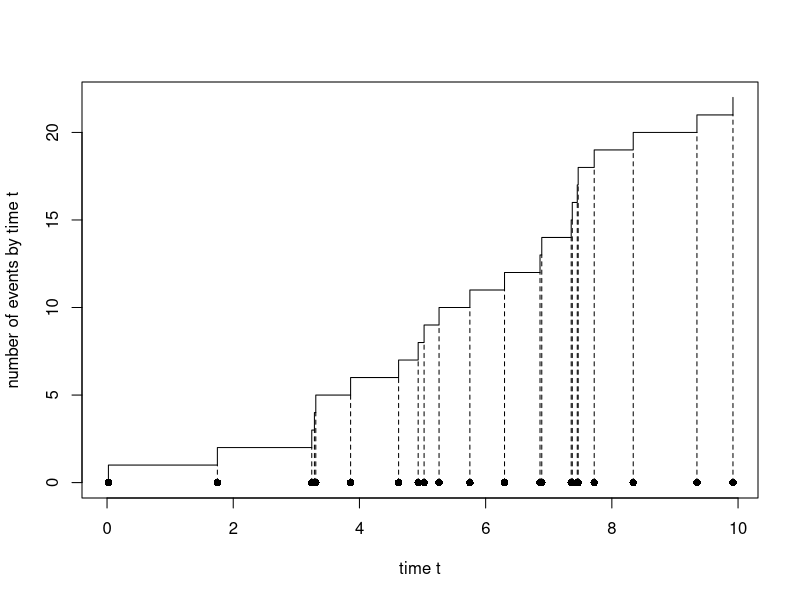
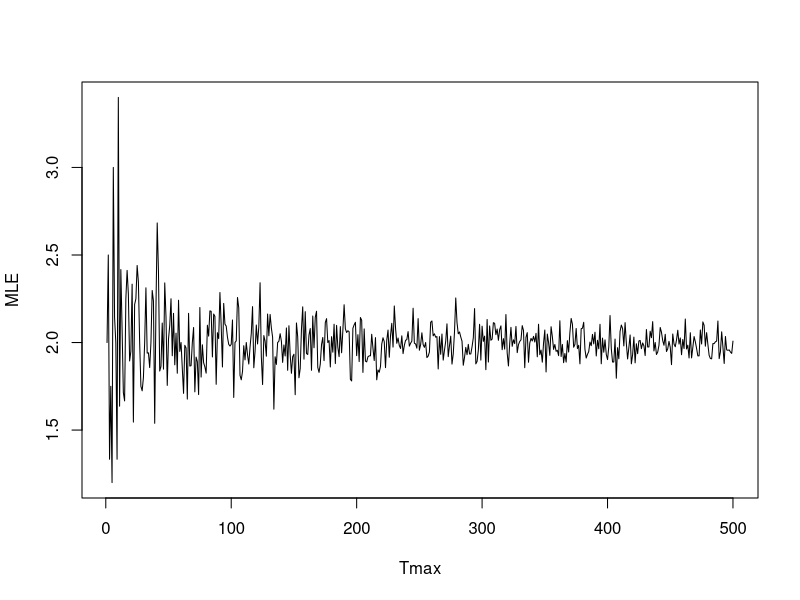
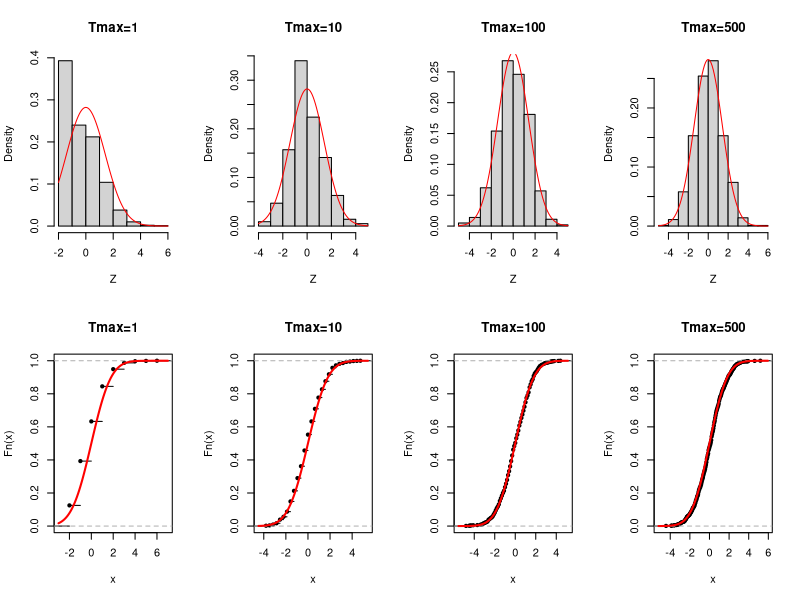
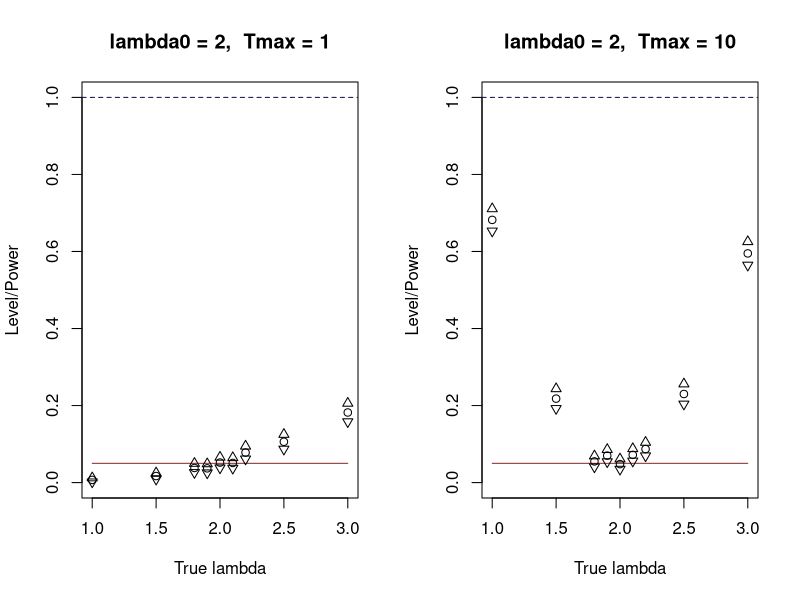
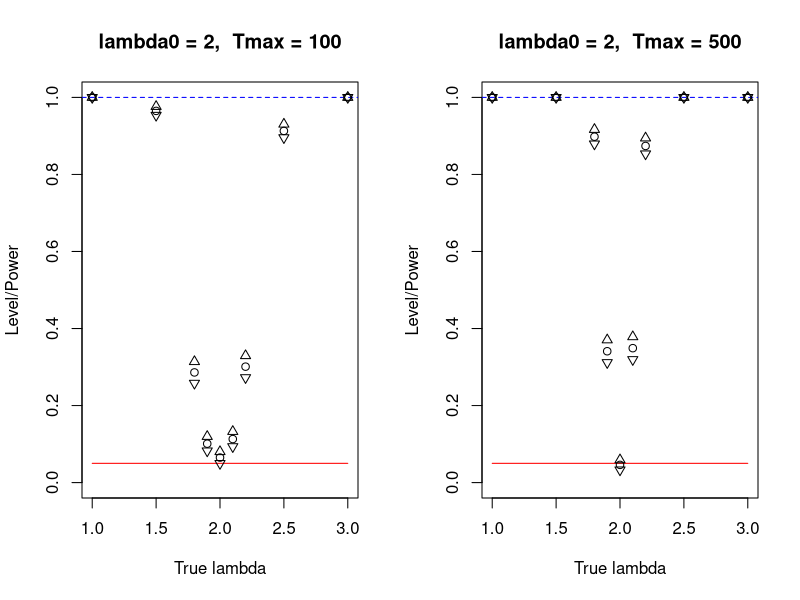
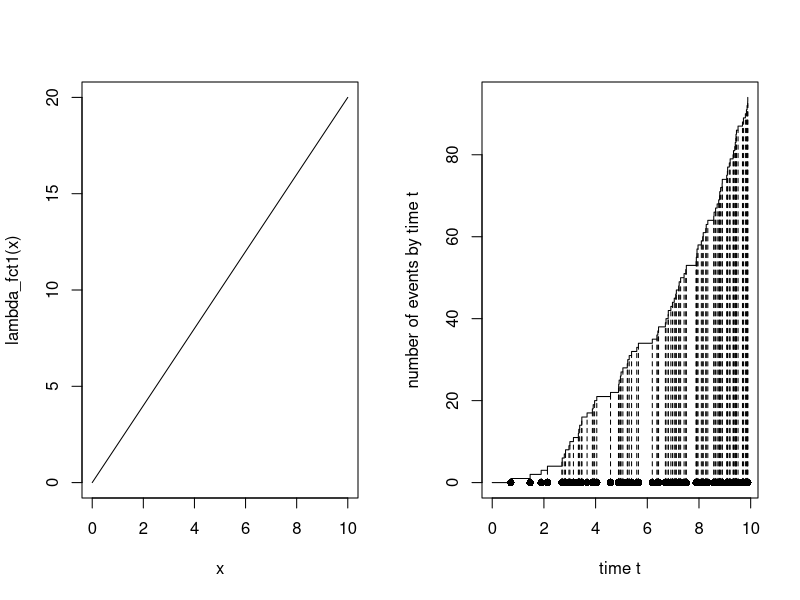
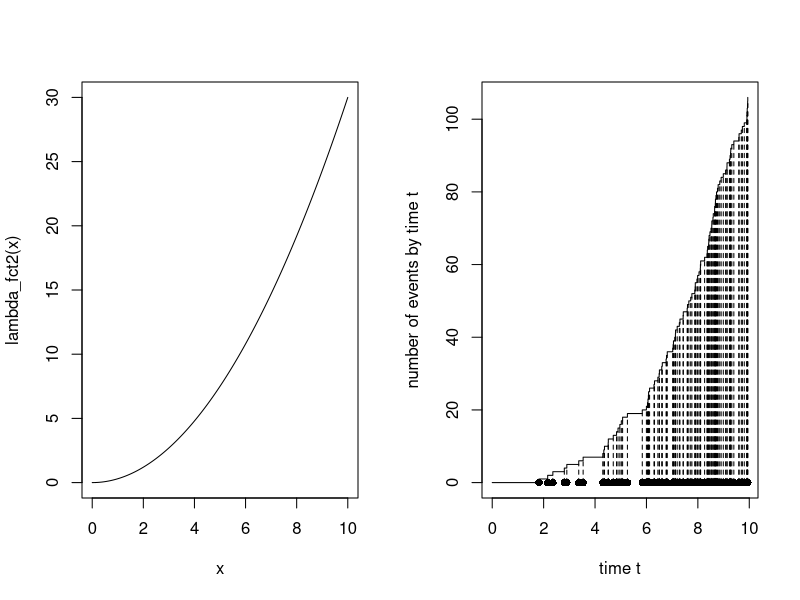
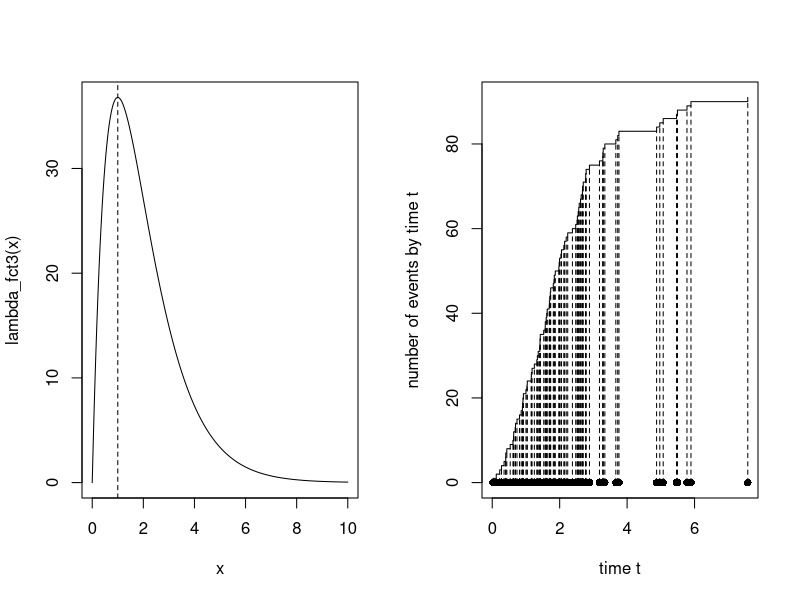

Recreate these plots in R, in order.
## ---- chunk 1
knitr::opts_chunk$set(echo = TRUE)
## ---- chunk 2
simulPPh1 <- function(lambda,Tmax)
{
  N_Tmax <- rpois(1,lambda*Tmax)
  return(sort(runif(N_Tmax,0,Tmax)))
}
## ---- chunk 3
plot.PP<- function(PP)
{
  # plot the counting process (with jumps of size 1 (starting at point (0,0))):
  plot(c(0,PP),0:length(PP),type="s",xlab="time t",ylab="number of events by time t")
  # add the arrival times on the horizontal axis: 
  points(PP,0*PP,type="p",pch=16)
  # link arrival times with the counts:
  lines(PP,0:(length(PP)-1),type="h",lty=2)
}
## ---- chunk 4
# Simulation and plot of a homogeneous Poisson process:
PPh1 = simulPPh1(lambda=2,Tmax=10)

# plot:
plot.PP(PPh1)
## ---- chunk 5
MLE1 <- function(PPh,Tmax)
{
  N_Tmax <- length(PPh)
  return(N_Tmax/Tmax)
}
## ---- chunk 6
# Application on an example:
MLE1(PPh1,10)
## ---- chunk 7
lambda = 2
Tillustr = 1:500

MLE_Tmax = list()
for(Tmax in Tillustr)
{
  MLE_Tmax = c(MLE_Tmax,MLE1(simulPPh1(lambda,Tmax),Tmax))
}

# plot:
plot(Tillustr,MLE_Tmax,type="l",xlab="Tmax",ylab="MLE")
## ---- chunk 8
lambda = 2
Tillustr = c(1,10,100,500) # possible values of Tmax
K = 1000 # number of simulations of Z for each value of Tmax


Z_Tmax = list()

# simulation of Z for each value of Tmax:
for(Tmax in Tillustr)
{
  Z=rep(0,K)
  for(k in 1:K)
  {
    pph=simulPPh1(lambda,Tmax)
    mle=MLE1(pph,Tmax)
    Z[k]=sqrt(Tmax)*(mle-lambda)
  }
  Z_Tmax[[as.character(Tmax)]] = Z
}

# plot:
par(mfrow=c(2,4))
# plot with density
for(Tmax in Tillustr)
{
  Z=Z_Tmax[[as.character(Tmax)]]
  hist(Z, freq=FALSE, main=paste("Tmax",Tmax, sep="=")) 
  curve(dnorm(x, mean=0, sd=sqrt(lambda)), col="red", add=TRUE)
}
# plot with cdf
for(Tmax in Tillustr)
{
  Z=Z_Tmax[[as.character(Tmax)]]
  plot(ecdf(Z), main=paste("Tmax",Tmax, sep="="))
  curve(pnorm(x, mean=0, sd=sqrt(lambda)), lwd=2, col="red", add=TRUE)
}
## ---- chunk 9
test1 <- function(PPh,Tmax,lambda0)
{
  MLE=MLE1(PPh,Tmax)
  Z=sqrt(Tmax/lambda0)*(MLE-lambda0)
  return(2*(1-pnorm(abs(Z))))
}
## ---- chunk 10
# Plot confidence intervals for the proportion of times alpha-level tests rejects the 
# null hypothesis "lambda=lambda0" under each true distribution lambda in TrueLambda
plot.level.power1 <- function(Tmax,lambda0,TrueLambda,alpha,nsimu)
{
  plot(range(TrueLambda),c(alpha,alpha),ylim=c(0,1),xlab="True lambda",ylab="Level/Power",
       type="l",col="red",main=paste("lambda0 = ",lambda0,",  Tmax = ",Tmax,sep=""))
  abline(1,0,lty=2,col="blue")
  
  for(lambda in TrueLambda)
  {
    # estimating the proportion under lambda in TrueLambda
    propReject=0
    for(sim in 1:nsimu){
      propReject=propReject+(test1(simulPPh1(lambda,Tmax),Tmax,lambda0) <= alpha)/nsimu
    }
  # plot the confidence intervals
  points(lambda,propReject)
  points(lambda,propReject+sqrt(abs(propReject*(1-propReject))/nsimu)*qnorm(0.975),pch=2)
  points(lambda,propReject-sqrt(abs(propReject*(1-propReject))/nsimu)*qnorm(0.975),pch=6)  
  }
}
## ---- chunk 11
# Application on an example:
alpha=0.05
nsimu=1000
lambda0=2
TrueLambda=c(1,1.5,1.8,1.9,2,2.1,2.2,2.5,3)

par(mfrow=c(1,2))
for(Tmax in c(1,10,100,500))
{
  plot.level.power1(Tmax,lambda0,TrueLambda,alpha,nsimu)
}
## ---- chunk 12
simulPPi = function(lambda_fct,Tmax,M)
{
  # simulation of a Poisson process with constant rate M
  hpp <- simulPPh1(M,Tmax)
  # simulation of the points:
  U <- runif(length(hpp),0,M)
  return(sort(hpp[U<=lambda_fct(hpp)]))
}
## ---- chunk 13
Tmax=10
lambda_fct1 <- function(x){return(2*x)}
M1=lambda_fct1(Tmax)
PPi1 = simulPPi(lambda_fct1,Tmax,M1)

# plot:
par(mfrow=c(1,2))
curve(lambda_fct1,from=0,to=Tmax,n=1000)
plot.PP(PPi1)
## ---- chunk 14
Tmax=10
lambda_fct2 <- function(x){return(3/10*x^2)}
M2=lambda_fct2(Tmax)
PPi2 = simulPPi(lambda_fct2,Tmax,M2)

# plot:
par(mfrow=c(1,2))
curve(lambda_fct2,from=0,to=Tmax,n=1000)
plot.PP(PPi2)
## ---- chunk 15
Tmax=10
lambda_fct3 <- function(x){return(100*x*exp(-x))}
M3=lambda_fct3(1)
PPi3 = simulPPi(lambda_fct3,Tmax,M3)


# plot:
par(mfrow=c(1,2))
curve(lambda_fct3,from=0,to=Tmax,n=1000);abline(v=1,lty=2)
plot.PP(PPi3)
## ---- chunk 16
Tmax=10
lambda_fct4 <- function(x){return(10*(x<=7 & x>=0)+15*(x>8 & x<=10))}
M4=15
PPi4 = simulPPi(lambda_fct4,Tmax,M4)

# plot:
par(mfrow=c(1,2))
curve(lambda_fct4,from=0,to=Tmax,n=1000)
plot.PP(PPi4)
## ---- chunk 17
simulPPh2 <- function(lambda,n)
{
  return(cumsum((rexp(n,lambda))))
}
## ---- chunk 18
# Simulation and plot of a homogeneous Poisson process:
PPh2 = simulPPh2(lambda=2,n=20)

# plot:
plot.PP(PPh2)
## ---- chunk 19
MLE2 <- function(PPh)
{
  return(length(PPh)/max(PPh))
}
## ---- chunk 20
# Application on an example:
MLE2(PPh2)
## ---- chunk 21
lambda = 2
Nillustr = 1:500

MLE_n = list()
for(n in Nillustr)
{
  MLE_n = c(MLE_n,MLE2(simulPPh2(lambda,n)))
}

# plot:
plot(Nillustr,MLE_n,type="l",xlab="n",ylab="MLE")
## ---- chunk 22
lambda = 2
Nillustr = c(1,10,100,500) # possible values of n
K = 1000 # number of simulations of Z for each value of n

Z_n = list()

# simulation of Z for each value of n:
for(n in Nillustr)
{
  Z=rep(0,K)
  for(k in 1:K)
  {
    pph=simulPPh2(lambda,n)
    mle=MLE2(pph)
    Z[k]=sqrt(n)*(mle-lambda)
  }
  Z_n[[as.character(n)]] = Z
}

# plot:
par(mfrow=c(2,4))
# plot with density
for(n in Nillustr)
{
  Z=Z_n[[as.character(n)]]
  hist(Z, freq=FALSE, main=paste("n",n, sep="=")) 
  curve(dnorm(x, mean=0, sd=lambda), col="red", add=TRUE)
}
# plot with cdf
for(n in Nillustr)
{
  Z=Z_n[[as.character(n)]]
  plot(ecdf(Z), main=paste("n",n, sep="="))
  curve(pnorm(x, mean=0, sd=lambda), lwd=2, col="red", add=TRUE)
}
## ---- chunk 23
IC2 <- function(PPh,alpha=0.05,asymptotic=TRUE)
{
  if(asymptotic)
  {
    n=length(PPh)
    Tn=max(PPh)
    z_alpha=qnorm(1-alpha/2)
    return(c(n/(Tn*(1+z_alpha/sqrt(n))),n/(Tn*(1-z_alpha/sqrt(n)))))
  }
  else
  { 
    n=length(PPh)
    Tn=max(PPh)
    x_alpha1=qchisq(alpha/2,2*n)
    x_alpha2=qchisq(1-alpha/2,2*n)
    return(c(x_alpha1/(2*Tn),x_alpha2/(2*Tn)))
  }
}
## ---- chunk 24
# Application on an example:
PPh2 <- simulPPh2(lambda=10,n=100)
IC2(PPh2,alpha=0.05,asymptotic=TRUE)
IC2(PPh2,alpha=0.05,asymptotic=FALSE)
## ---- chunk 25
# Validation on simulated data
lambda=2 ; nsimu=1000 ; n=10 # or n=100
alpha=0.05
ICasymptotic=matrix(0,nsimu,2)
ICnonasymptotic=matrix(0,nsimu,2)
for(sim in 1:nsimu)
{
  PPh2 <- simulPPh2(lambda,n)
  ICasymptotic[sim,] = IC2(PPh2,alpha=alpha,asymptotic=TRUE)
  ICnonasymptotic[sim,] = IC2(PPh2,alpha=alpha,asymptotic=FALSE)
}

